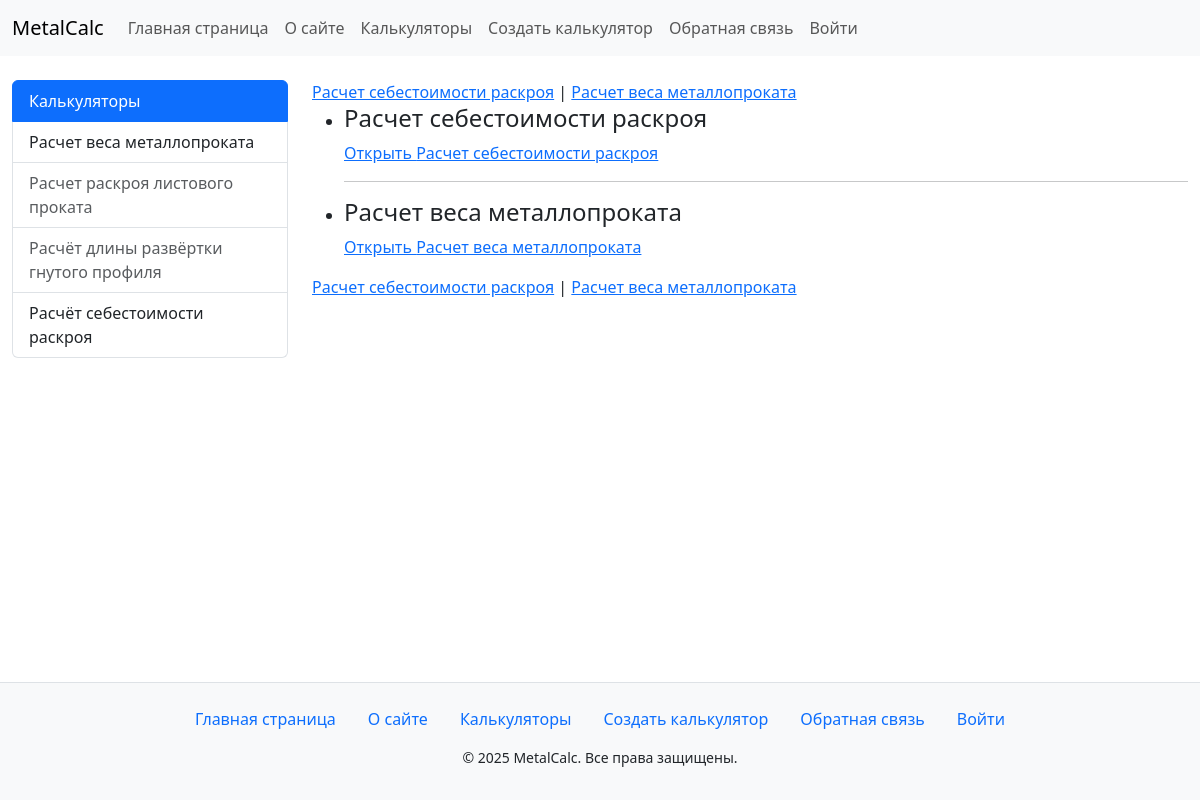
Before: / with the older database file.
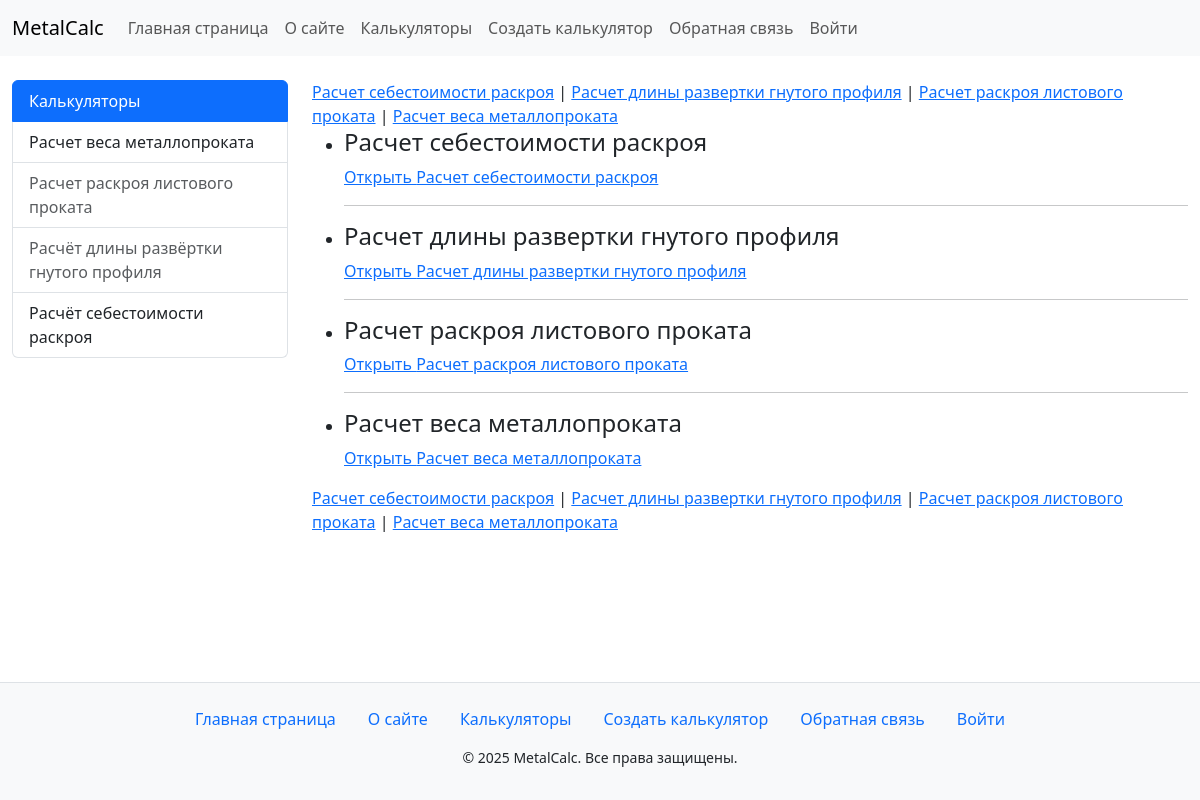
After: the same page with the newer database file.
### calc/models.py (models this page shows, shortened)
class Calculator(models.Model):
    class Status (models.IntegerChoices):
        DRAFT = 0, 'В разработке'
        PUBLISHED = 1, 'Опубликовано'
    name = models.CharField(max_length=100)
    description = models.TextField(blank=True)
    is_published = models.BooleanField(choices=Status.choices, default=Status.DRAFT)
    slug = models.SlugField(max_length=100, unique=True, db_index=True)
    time_create = models.DateTimeField(auto_now_add=True)
    time_update = models.DateTimeField(auto_now=True)
    objects = models.Manager()
    published = PublishedManager()
    class Meta:
        ordering = ['-time_create']
        indexes = [
            models.Index(fields=['-time_create']),
        ]
    def get_absolute_url(self):
        return reverse('calc', kwargs={'calc_slug': self.slug})

### calc/views.py (the view)
# urls.py: path('', views.index, name='home'),
def index(request):
    calcs = Calculator.objects.filter(is_published=1)
    data = {'title': 'Главная страница',
        'menu': MENU,
        'calcs': calcs,
        'year': datetime.now().year,
        'calc_selected': None,}
    return render(request, 'calc/index.html', context=data)

### calc/templatetags/calc_tags.py (called while the page is built)
@register.inclusion_tag('calc/list_calculators.html')
def show_calculators(calc_selected=None):
    calc = views.CALCS
    return {'calcs': calc, 'calc_selected': calc_selected}

### calc/templates/calc/index.html
{% extends 'base.html' %}
{% block content %}
    {% include 'calc/includes/nav.html' %}
    <ul>
        {% for c in calcs %}
        <li>
            <h4>{{ c.name}}</h4>
            <a href="{{ c.get_absolute_url }}">Открыть {{ c.name }}</a>
            {% if not forloop.last %}
            <hr>
            {% endif %}
        </li>
        {% endfor %}
    </ul>
    {% include 'calc/includes/nav.html' %}
{% endblock %}

### calc/templates/calc/includes/nav.html
<nav>
    {% for c in calcs %}
        <a href="{% url 'calc' c.slug %}">{{ c.name }}</a>
        {% if not forloop.last %}
        <span> | </span>
        {% endif %}
    {% endfor %}
</nav>

Changed rows visible on the page:
now on this page (row edited): Calculator: name "Расчет длины развертки гнутого профиля"
now on this page (row edited): Calculator: name "Расчет раскроя листового проката"
